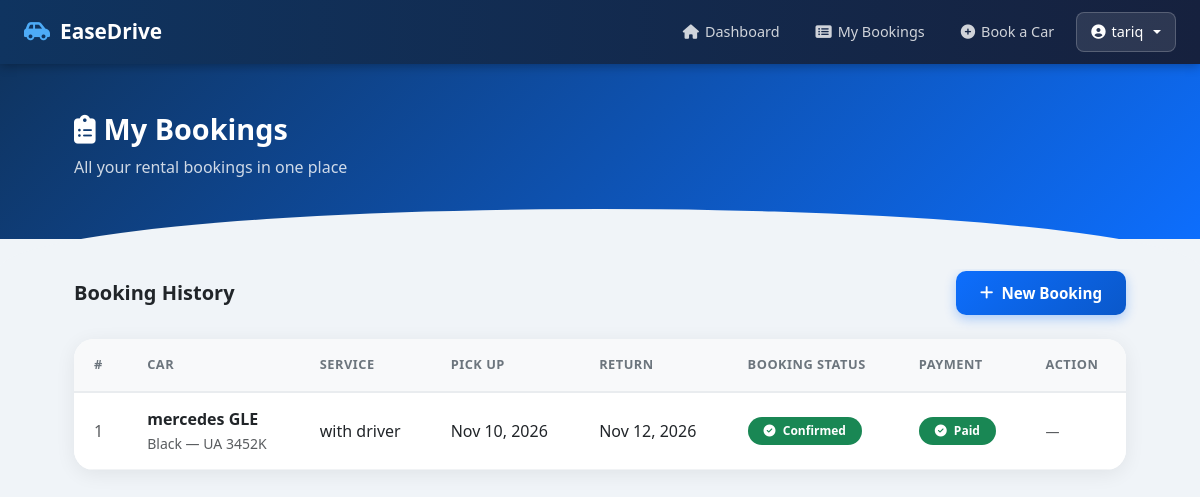
/customer/my_bookings/ (signed in), run on the app's committed database.
### carapplication/models.py (models this page shows, shortened)
class Hiring(models.Model):
    hiring_status = [("confirmed","confirmed"),("pending","pending")]
    customer = models.ForeignKey(Customer,on_delete=models.CASCADE)
    car = models.ForeignKey(Car,on_delete=models.CASCADE)
    service = models.ForeignKey(Service,on_delete=models.CASCADE)
    driver = models.ForeignKey(Driver,on_delete=models.SET_NULL, null=True, blank=True)
    pick_up_date = models.DateField(null=True)
    return_date = models.DateField(null=True)
    status = models.CharField(choices=hiring_status)

class Car(models.Model):
    car_model = models.CharField(max_length=20, null=True)
    color = models.CharField(max_length=10)
    number_plate = models.CharField(max_length=8)
    status = models.CharField(choices=status)
    rental_rate = models.IntegerField()
    image = models.ImageField(upload_to='cars/', null=True, blank=True)

class Service(models.Model):
    choose = [('with driver','Given a driver'),('self driving','self driving')]
    name = models.CharField(choices=choose,verbose_name="service_name")
    description = models.CharField(max_length=180)
    cost = models.IntegerField()

### carapplication/views.py (the view)
# urls.py: path('customer/my_bookings/', my_bookings_view, name='my_bookings'),
@customer_required
def my_bookings_view(request):
    customer = get_customer_for_user(request.user)
    bookings = Hiring.objects.filter(customer=customer).order_by('-id') if customer else Hiring.objects.none()
    bookings_data = []
    for b in bookings:
        payments = Payment.objects.filter(hiring=b)
        has_payment = payments.exists()
        payment_status = payments.first().status if has_payment else 'No Payment'
        bookings_data.append({
            'booking': b,
            'has_payment': has_payment,
            'payment_status': payment_status,
        })
    context = {
        'bookings_data': bookings_data,
    }
    return render(request, 'my_bookings.html', context)

### carapplication/views.py (called while the page is built, shortened)
def customer_required(view_func):
    @wraps(view_func)
    def _wrapped_view(request, *args, **kwargs):
        if not request.user.is_authenticated:
            return redirect('login_page')
        if not hasattr(request.user, 'profile') or request.user.profile.role != 'customer':
            return redirect('index_page')
        return view_func(request, *args, **kwargs)
    return _wrapped_view

def get_customer_for_user(user):
    try:
        if hasattr(user, 'customer_profile') and user.customer_profile:
            return user.customer_profile
    except Exception:
        pass

### carapplication/templates/my_bookings.html (shortened to what this page needs)
<!DOCTYPE html>
<html lang="en">
<head>
  <link href="https://cdn.jsdelivr.net/npm/bootstrap@5.3.0/dist/css/bootstrap.min.css" rel="stylesheet" />
  <link href="https://cdnjs.cloudflare.com/ajax/libs/font-awesome/6.4.0/css/all.min.css" rel="stylesheet" />
</head>
<body>
  <nav class="dash-nav">
    <a href="{% url 'index_page' %}" class="brand">
      <i class="fas fa-car-side"></i> EaseDrive
    </a>
    <ul class="nav-links">
      <li><a href="{% url 'customer_dashboard' %}"><i class="fas fa-home"></i> Dashboard</a></li>
      <li><a href="{% url 'my_bookings' %}"><i class="fas fa-list-alt"></i> My Bookings</a></li>
      <li><a href="{% url 'customer_book' %}"><i class="fas fa-plus-circle"></i> Book a Car</a></li>
      <li>
        <div class="dropdown">
          <button class="user-btn dropdown-toggle" data-bs-toggle="dropdown">
            <i class="fas fa-user-circle"></i> {{ request.user.username }}
          </button>
        </div>
      </li>
    </ul>
  </nav>
  <div class="page-header">
    <div style="max-width:1100px; margin:0 auto; padding:0 24px;">
      <h2><i class="fas fa-clipboard-list me-2"></i>My Bookings</h2>
      <p>All your rental bookings in one place</p>
    </div>
  </div>
  <div class="main-content">
    <div class="d-flex justify-content-between align-items-center mb-4">
      <h5 class="fw-bold text-dark mb-0">Booking History</h5>
      <a href="{% url 'customer_book' %}" class="btn-new-booking">
        <i class="fas fa-plus"></i> New Booking
      </a>
    </div>
    <div class="table-card">
      {% if bookings_data %}
      <table class="table table-hover">
        <thead>
          <tr>
            <th>#</th>
            <th>Car</th>
            <th>Service</th>
            <th>Pick Up</th>
            <th>Return</th>
            <th>Booking Status</th>
            <th>Payment</th>
            <th>Action</th>
          </tr>
        </thead>
        <tbody>
          {% for item in bookings_data %}
          <tr>
            <td class="text-muted">{{ forloop.counter }}</td>
            <td>
              <strong>{{ item.booking.car.car_model }}</strong>
              <br><small class="text-muted">{{ item.booking.car.color }} — {{ item.booking.car.number_plate }}</small>
            </td>
            <td>{{ item.booking.service.name }}</td>
            <td>{{ item.booking.pick_up_date|date:"M d, Y" }}</td>
            <td>{{ item.booking.return_date|date:"M d, Y" }}</td>
            <td>
              {% if item.booking.status == 'confirmed' %}
                <span class="badge bg-success text-white px-3 py-2 rounded-pill fw-semibold"><i class="fas fa-check-circle me-1"></i> Confirmed</span>
              {% else %}
                <span class="badge bg-warning text-dark px-3 py-2 rounded-pill fw-bold"><i class="fas fa-clock me-1"></i> Pending</span>
              {% endif %}
            </td>
            <td>
              {% if item.has_payment %}
                {% if item.payment_status == 'completed' %}
                  <span class="badge bg-success text-white px-3 py-2 rounded-pill fw-semibold"><i class="fas fa-check-circle me-1"></i> Paid</span>
                {% else %}
                  <span class="badge bg-warning text-dark px-3 py-2 rounded-pill fw-bold"><i class="fas fa-clock me-1"></i> Pending</span>
                {% endif %}
              {% else %}
                <span class="badge bg-danger text-white px-3 py-2 rounded-pill fw-semibold"><i class="fas fa-times-circle me-1"></i> Not Paid</span>
              {% endif %}
            </td>
            <td>
              {% if not item.has_payment %}
                <a href="{% url 'customer_pay' item.booking.id %}" class="btn-pay">
                  <i class="fas fa-credit-card me-1"></i> Pay Now
                </a>
              {% else %}
                <span class="text-muted small">—</span>
              {% endif %}
            </td>
          </tr>
          {% endfor %}
        </tbody>
      </table>
      {% endif %}
    </div>
  </div>
</body>
</html>

### carapplication/templates/my_bookings.html (style rules this page uses)
* { box-sizing: border-box; }
body { font-family: 'Segoe UI', Tahoma, Geneva, Verdana, sans-serif; background: #f0f4f8; min-height: 100vh; margin: 0; }
.dash-nav { background: linear-gradient(90deg, #0f3460, #16213e); padding: 0 24px; display: flex; align-items: center; justify-content: space-between; height: 64px; position: sticky; top: 0; z-index: 999; box-shadow: 0 2px 10px rgba(0,0,0,0.3); }
.dash-nav .brand { color: white; font-size: 1.3rem; font-weight: 700; text-decoration: none; display: flex; align-items: center; gap: 10px; }
.dash-nav .brand i { color: #4dabf7; }
.dash-nav .nav-links { display: flex; align-items: center; gap: 8px; list-style: none; margin: 0; padding: 0; }
.dash-nav .nav-links a { color: rgba(255,255,255,0.8); text-decoration: none; padding: 8px 14px; border-radius: 8px; font-size: 0.9rem; transition: all 0.2s; display: flex; align-items: center; gap: 6px; }
.dash-nav .user-btn { background: rgba(255,255,255,0.1); border: 1px solid rgba(255,255,255,0.2); color: white; border-radius: 8px; padding: 8px 14px; font-size: 0.9rem; cursor: pointer; display: flex; align-items: center; gap: 6px; }
.page-header { background: linear-gradient(135deg, #0f3460, #0d6efd); color: white; padding: 48px 24px 60px; position: relative; }
.page-header::after { content: ''; position: absolute; bottom: -30px; left: 0; right: 0; height: 60px; background: #f0f4f8; border-radius: 50% 50% 0 0 / 100% 100% 0 0; }
.page-header h2 { font-size: 1.8rem; font-weight: 700; margin-bottom: 8px; }
.page-header p { opacity: 0.8; margin: 0; }
.main-content { max-width: 1100px; margin: 0 auto; padding: 32px 24px 60px; }
.table-card { background: white; border-radius: 20px; box-shadow: 0 4px 20px rgba(0,0,0,0.07); overflow: hidden; }
.table-card .table { margin: 0; }
.table-card .table th { background: #f8f9fa; border-bottom: 2px solid #e9ecef; color: #6c757d; font-size: 0.8rem; text-transform: uppercase; letter-spacing: 0.5px; font-weight: 700; padding: 16px 20px; }
.table-card .table td { padding: 14px 20px; vertical-align: middle; border-color: #f1f3f5; }
.btn-new-booking { background: linear-gradient(135deg, #0d6efd, #0a58ca); border: none; border-radius: 10px; color: white; font-weight: 600; padding: 11px 24px; font-size: 0.95rem; text-decoration: none; display: inline-flex; align-items: center; gap: 8px; transition: all 0.2s; box-shadow: 0 4px 12px rgba(13,110,253,0.3); }

### data on the page
Hiring: booking.car.car_model "mercedes GLE", booking.car.color "Black", booking.car.number_plate "UA 3452K", booking.service.name "with driver", booking.pick_up_date "Nov 10, 2026", booking.return_date "Nov 12, 2026", status "confirmed" (drawn)

### other printed values
{{ request.user.username }} "tariq"
